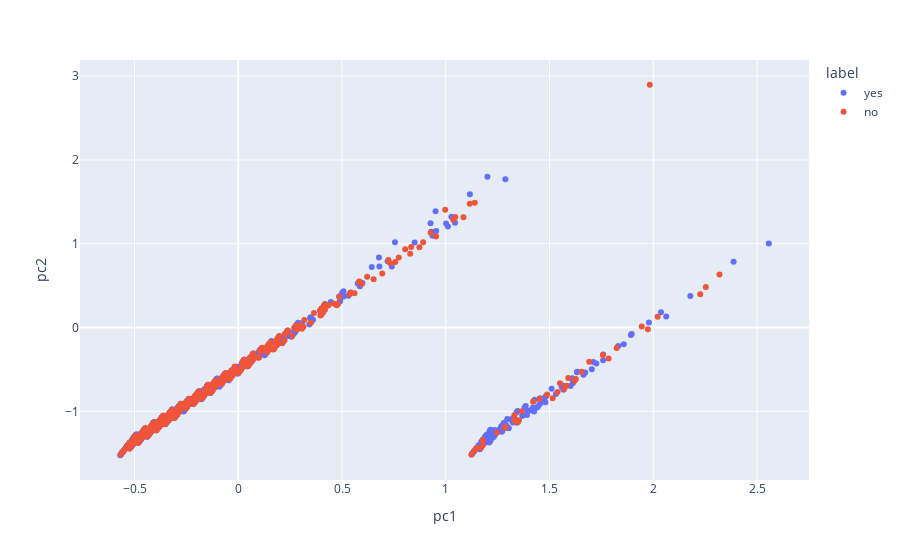

Here is the notebook cell this chart was saved with:
### Code cell
px.scatter(pca_train_df[:1000], x='pc1', y='pc2', color='label')

### Figure 1 — Plotly figure (JSON) as saved in the notebook; plotly's stock layout.template omitted (floating-point values rounded to 4 significant figures; data arrays with more than 128 entries replaced by an {"elided": "..."} marker saying what was removed)
{"data": [{"hovertemplate": "label=yes<br>pc1=%{x}<br>pc2=%{y}<extra></extra>", "legendgroup": "yes", "marker": {"color": "#636efa", "symbol": "circle"}, "mode": "markers", "name": "yes", "orientation": "v", "showlegend": true, "type": "scatter", "x": {"elided": "567 float values"}, "xaxis": "x", "y": {"elided": "567 float values"}, "yaxis": "y"}, {"hovertemplate": "label=no<br>pc1=%{x}<br>pc2=%{y}<extra></extra>", "legendgroup": "no", "marker": {"color": "#EF553B", "symbol": "circle"}, "mode": "markers", "name": "no", "orientation": "v", "showlegend": true, "type": "scatter", "x": {"elided": "433 float values"}, "xaxis": "x", "y": {"elided": "433 float values"}, "yaxis": "y"}], "layout": {"legend": {"title": {"text": "label"}, "tracegroupgap": 0}, "margin": {"t": 60}, "xaxis": {"anchor": "y", "domain": [0, 1], "title": {"text": "pc1"}}, "yaxis": {"anchor": "x", "domain": [0, 1], "title": {"text": "pc2"}}}}
